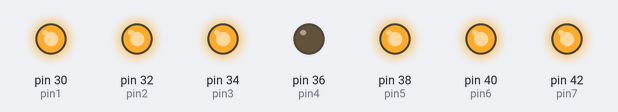
Simulated run of this sketch. Board: Arduino Mega 2560, built with avr-gcc and run on an emulated ATmega2560. On the bench: output pins drawn as LEDs (lit = HIGH). Pins used as bus, display or sensor lines are not drawn.

Above: at 0.1 s.
Timing chart, 0 to 1.6 s (numbered marks = the images above):
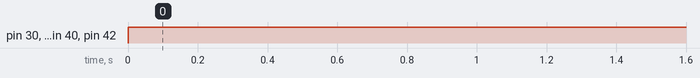

The sketch:

segment.ino
```cpp
int pin1 = 30;
int pin2 = 32;                                    //                            --6--
int pin3 = 34;                                    //                         5 |     | 7
int pin4 = 36;                                    //                           |--4--|
int pin5 = 38;                                    //                         1 |     | 3
int pin6 = 40;                                    //                            --2--
int pin7 = 42;
int gnd1 = 24;                                 //                          gnd1 is display 1's gnd
int gnd2 = 22;                                   //                          gnd2 is display 2's gnd


void writeL(){

   digitalWrite(pin1, B1);
   digitalWrite(pin2, B1);
   digitalWrite(pin3, B0);
   digitalWrite(pin4, B0);
   digitalWrite(pin5, B1);
   digitalWrite(pin6, B0);
   digitalWrite(pin7, B0);
   digitalWrite(gnd1, LOW);
   digitalWrite(gnd2, HIGH);
   delay(10);

}


void writeNul() {
   digitalWrite(pin1, B1);
   digitalWrite(pin2, B1);
   digitalWrite(pin3, B1);
   digitalWrite(pin4, B0);
   digitalWrite(pin5, B1);
   digitalWrite(pin6, B1);
   digitalWrite(pin7, B1);
   digitalWrite(gnd1, LOW);
   digitalWrite(gnd2, HIGH);
   delay(10);
   digitalWrite(pin1, B1);
   digitalWrite(pin2, B1);
   digitalWrite(pin3, B1);
   digitalWrite(pin4, B0);
   digitalWrite(pin5, B1);
   digitalWrite(pin6, B1);
   digitalWrite(pin7, B1);
   digitalWrite(gnd1, LOW);
   digitalWrite(gnd2, HIGH);
   delay(10);
}

void writeNegen() {

   writeL();                                       //          Writes L9 to the display.
   digitalWrite(pin1, B0);
   digitalWrite(pin2, B1);
   digitalWrite(pin3, B1);
   digitalWrite(pin4, B1);
   digitalWrite(pin5, B1);
   digitalWrite(pin6, B1);
   digitalWrite(pin7, B1);
   digitalWrite(gnd1, HIGH);
   digitalWrite(gnd2, LOW);
   delay(10);

}


void writeAcht() {

   writeL();                                       //          Writes L8 to the display.
   digitalWrite(pin1, B1);
   digitalWrite(pin2, B1);
   digitalWrite(pin3, B1);
   digitalWrite(pin4, B1);
   digitalWrite(pin5, B1);
   digitalWrite(pin6, B1);
   digitalWrite(pin7, B1);
   digitalWrite(gnd1, HIGH);
   digitalWrite(gnd2, LOW);
   delay(10);

  }
void writeZeven() {

   writeL();                                       //          Writes L7 to the display.
   digitalWrite(pin1, B0);
   digitalWrite(pin2, B0);
   digitalWrite(pin3, B1);
   digitalWrite(pin4, B0);
   digitalWrite(pin5, B0);
   digitalWrite(pin6, B1);
   digitalWrite(pin7, B1);
   digitalWrite(gnd1, HIGH);
   digitalWrite(gnd2, LOW);
   delay(10);

  }
void writeZes() {

   writeL();                                       //          Writes L6 to the display.
   digitalWrite(pin1, B1);
   digitalWrite(pin2, B1);
   digitalWrite(pin3, B1);
   digitalWrite(pin4, B1);
   digitalWrite(pin5, B0);
   digitalWrite(pin6, B1);
   digitalWrite(pin7, B1);
   digitalWrite(gnd1, HIGH);
   digitalWrite(gnd2, LOW);
   delay(10);


}
void writeVijf() {

   writeL();                                       //          Writes L5 to the display.
   digitalWrite(pin1, B0);
   digitalWrite(pin2, B1);
   digitalWrite(pin3, B1);
   digitalWrite(pin4, B1);
   digitalWrite(pin5, B1);
   digitalWrite(pin6, B1);
   digitalWrite(pin7, B0);
   digitalWrite(gnd1, HIGH);
   digitalWrite(gnd2, LOW);
   delay(10);


}
void writeVier() {

   writeL();                                       //          Writes L4 to the display.
   digitalWrite(pin1, B0);
   digitalWrite(pin2, B0);
   digitalWrite(pin3, B1);
   digitalWrite(pin4, B1);
   digitalWrite(pin5, B1);
   digitalWrite(pin6, B0);
   digitalWrite(pin7, B1);
   digitalWrite(gnd1, HIGH);
   digitalWrite(gnd2, LOW);
   delay(10);


}
void writeDrie() {

   writeL();                                       //          Writes L3 to the display.
   digitalWrite(pin1, B0);
   digitalWrite(pin2, B1);
   digitalWrite(pin3, B1);
   digitalWrite(pin4, B1);
   digitalWrite(pin5, B0);
   digitalWrite(pin6, B1);
   digitalWrite(pin7, B1);
   digitalWrite(gnd1, HIGH);
   digitalWrite(gnd2, LOW);
   delay(10);


}
void writeTwee() {

   writeL();                                       //          Writes L2 to the display.
   digitalWrite(pin1, B1);
   digitalWrite(pin2, B1);
   digitalWrite(pin3, B0);
   digitalWrite(pin4, B1);
   digitalWrite(pin5, B0);
   digitalWrite(pin6, B1);
   digitalWrite(pin7, B1);
   digitalWrite(gnd1, HIGH);
   digitalWrite(gnd2, LOW);
   delay(10);


}
void writeEen() {

   writeL();                                       //          Writes L2 to the display.
   digitalWrite(pin1, B0);
   digitalWrite(pin2, B0);
   digitalWrite(pin3, B1);
   digitalWrite(pin4, B0);
   digitalWrite(pin5, B0);
   digitalWrite(pin6, B0);
   digitalWrite(pin7, B1);
   digitalWrite(gnd1, HIGH);
   digitalWrite(gnd2, LOW);
   delay(10);

  }


void setup(){
  pinMode(pin1, OUTPUT);
  pinMode(pin2, OUTPUT);
  pinMode(pin3, OUTPUT);
  pinMode(pin4, OUTPUT);           //The following sets up all of the pins for use.
  pinMode(pin5, OUTPUT);
  pinMode(pin6, OUTPUT);
  pinMode(pin7, OUTPUT);
  pinMode(gnd1, OUTPUT);
  pinMode(gnd2, OUTPUT);


}

void loop() {

writeNul();

}
```

Measured:
- by itself, pin 30 (pin1), pin 32 (pin2), pin 34 (pin3), pin 38 (pin5), pin 40 (pin6), pin 42 (pin7): LOW → HIGH at 0.00 s
